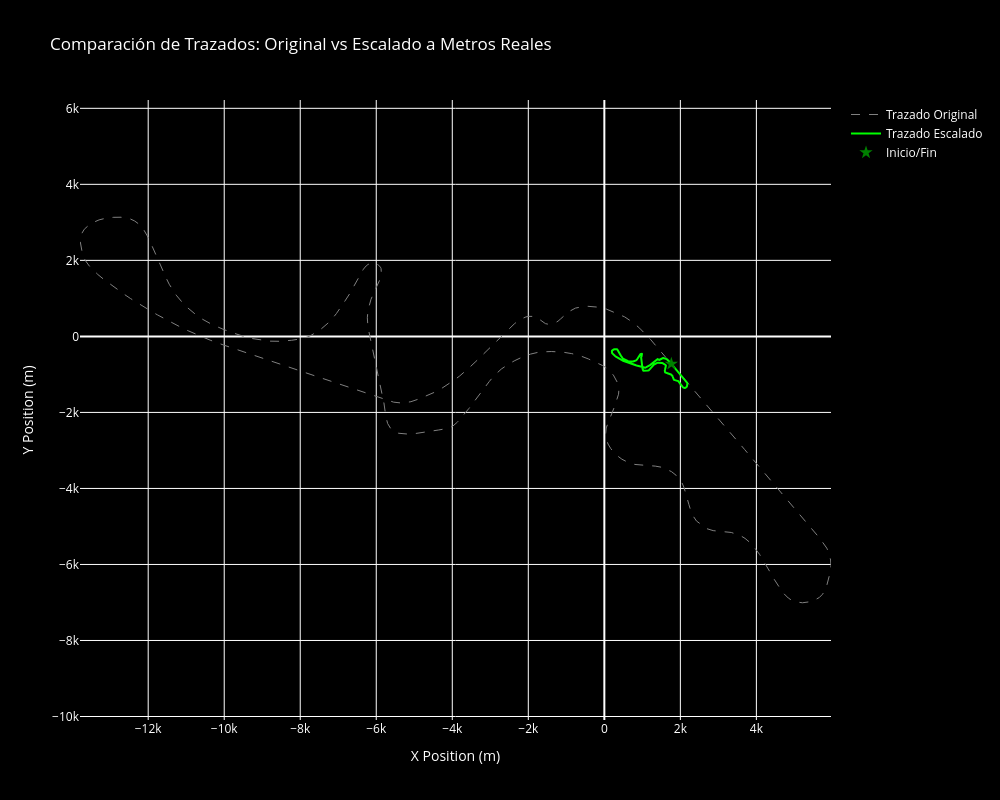

The code cell stored with this chart in its notebook:
### Code cell
# Aplicar la calibración
result_df_scaled = calibrate_xy_coordinates(result_df, distance_col='Distance')

# Verificar que la calibración funcionó como se esperaba
result_df_verified = verify_scaling(result_df_scaled)

# Visualizar el resultado con las coordenadas escaladas
def visualize_scaled_track(df):
    import plotly.graph_objects as go
    
    # Crear figura
    fig = go.Figure()
    
    # Añadir trazado con coordenadas originales
    fig.add_trace(go.Scatter(
        x=df['X'], 
        y=df['Y'],
        mode='lines',
        name='Trazado Original',
        line=dict(color='gray', width=1, dash='dash')
    ))
    
    # Añadir trazado con coordenadas escaladas
    fig.add_trace(go.Scatter(
        x=df['X_scaled'], 
        y=df['Y_scaled'],
        mode='lines',
        name='Trazado Escalado',
        line=dict(color='lime', width=2)
    ))
    
    # Marcar inicio/fin
    fig.add_trace(go.Scatter(
        x=[df['X_scaled'].iloc[0]], 
        y=[df['Y_scaled'].iloc[0]],
        mode='markers',
        marker=dict(size=10, color='green', symbol='star'),
        name='Inicio/Fin'
    ))
    
    # Actualizar diseño
    fig.update_layout(
        title='Comparación de Trazados: Original vs Escalado a Metros Reales',
        xaxis=dict(title='X Position (m)'),
        yaxis=dict(
            title='Y Position (m)',
            scaleanchor="x",  # 1:1 aspect ratio
            scaleratio=1
        ),
        plot_bgcolor='black',
        paper_bgcolor='black',
        font=dict(color='white'),
        width=1000, height=800
    )
    
    return fig

# Visualizar
fig_scaled = visualize_scaled_track(result_df_verified)
fig_scaled.show()

### Figure 1 — Plotly figure (JSON) as saved in the notebook; plotly's stock layout.template omitted (floating-point values rounded to 4 significant figures; data arrays with more than 128 entries replaced by an {"elided": "..."} marker saying what was removed)
{"data": [{"line": {"color": "gray", "dash": "dash", "width": 1}, "mode": "lines", "name": "Trazado Original", "type": "scatter", "x": {"elided": "347 int values"}, "y": {"elided": "347 int values"}}, {"line": {"color": "lime", "width": 2}, "mode": "lines", "name": "Trazado Escalado", "type": "scatter", "x": {"elided": "347 float values"}, "y": {"elided": "347 float values"}}, {"marker": {"color": "green", "size": 10, "symbol": "star"}, "mode": "markers", "name": "Inicio/Fin", "type": "scatter", "x": [1763], "y": [-723]}], "layout": {"font": {"color": "white"}, "height": 800, "paper_bgcolor": "black", "plot_bgcolor": "black", "title": {"text": "Comparación de Trazados: Original vs Escalado a Metros Reales"}, "width": 1000, "xaxis": {"title": {"text": "X Position (m)"}}, "yaxis": {"scaleanchor": "x", "scaleratio": 1, "title": {"text": "Y Position (m)"}}}}
